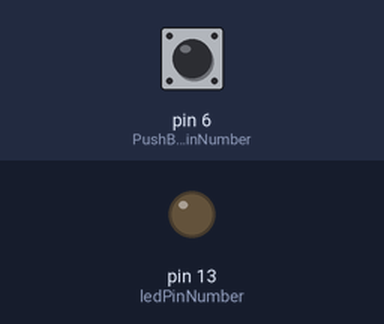
This sketch was run on a simulated Arduino Uno, built with avr-gcc and run on an emulated ATmega328P. Shown: output pins drawn as LEDs (lit = HIGH). Inputs (shaded band) come from the test bench; at power-on: pin 6 (PushButtonPinNumber) HIGH.

Above: at 1.2 s.
1.3 s: pin 6 (PushButtonPinNumber) pulled LOW for 1 s
At 1.64 s:
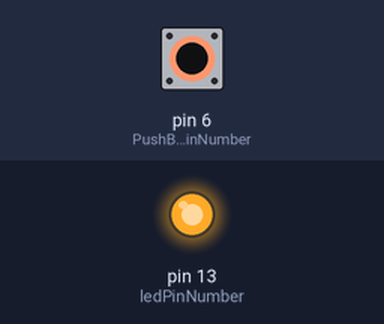
Timing chart, 0 to 10.1 s (numbered marks = the images above; inputs shaded):
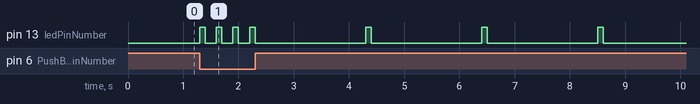

The sketch:

trying_with_millis.ino
```cpp
/*
 *FILE          : assignment_1_first_attempt_().ino
 *PROJECT       : PROG8125 - Assignment #1
 *PROGRAMMER    : Kunal Malhotra
 *FIRST VERSION : 2016-05-27
 *DESCRIPTION   : Initially pin numbers are allotted to the switch buttons and led's. Inbuilt LED at pin number 13 is used for this assignment. void setup() consists of declaration of output
 *                and input pins. The function LedTimeCondition() checks if the time specified is under control limits by using if conditional statement, and toggles the LED depending on the
 *                time specified in the question.LedTimeCondition uses millis() function for toggling of the LED, which ensure that other processes can also take place when the LED is
 *                blinking, if we use Delay() we cant really perform any other function because the program pauses our Arduiono .
 *                voidloop() consists of another conditional statement related to the attached switch, if the switch is LOW the on and off times are 100ms and
 *                2s.And similarly if the switch is HIGH, on and off times are 100 ms and 200ms. These times are called as parameters of  the function , which is called inside the
 *                conditional statements in voidloop()
 *                The fucntion in this file is usued to check if the time condition is satisfied, and blinking the LED accordingly using millis() function without pausing the Arduino.
 */


const int ledPinNumber = 13 ;                                                //Led pin number is declared as an constant because we are not going to change it

const int PushButtonPinNumber = 6;                                           // Switch/Push Button is attached to one of the several input pins and its is set as an constant

uint64_t previousmillis = 0 ;                                                // This stores the updated time for LED , due to which the millis() keeps on running.


void setup()
{
  pinMode (ledPinNumber, OUTPUT);                                             // ledPinNumber is declared as an output.
                                                                              //
  pinMode (PushButtonPinNumber, INPUT_PULLUP);                                // Push button pin number is declared as an INPUT_PULLUP as we want to use the resistor present
                                                                              //  inside the teensey board.
                                                                              //
}

//
//FUNCTION    : LedTimeCondition
//DESCRIPTION :
//              This function uses conditional statement to check if the specified On and Off time are between thes specified  time limits. If the condition is true, the flow of the code
//              moves to the next line. A variable currentmillis is used to store the value of the millis timer.Another conditional statemet is declared so that the LED keeps on blinking
//              without stopping the Arduino. The first if statement checks if the LED is HIGH and if the difference of millis timer is equal to or greater than the specified ON time, if
//              the answer is 'YES' it turns the LED off  and updates the value of Previousmillis varialble to the currentmillis.This way a constant note on difference of time can be tracked
//              and LED can be turned on or off respectively.The 'elseif statements checks if the LED is off and if the time condition is satisfied, it turns the LED on and updates the value
//              of previousmillis variable.The blinking if LED is carried out with the help of millis
//               The blinking if LED is carried out with the help of millis() function, which delays the LED to its ON and OFF time depending on the time specified and without
//               stopping the Arduino(which happens if we use delay() function) while calling te fuction in void loop().
//              while calling te fuction in void loop().
//PARAMETERS  :
//             int16_t OnTime : Specified time during which the LED should remain ON
//             int16_t OffTime: Specified time during which the LED should remain OFF
//RETURNS     : This Function is not returning any value.


int32_t LedTimeCondition(int16_t OnTime, int16_t OffTime)
{

  if (OnTime >= 100 && OnTime <= 2000 && OffTime >= 100 && OffTime <= 2000)
  {

    uint64_t currentmillis = millis();

    if ( digitalRead(ledPinNumber) == HIGH && currentmillis - previousmillis >= OnTime) // high
    {
      digitalWrite (ledPinNumber, LOW);
      previousmillis = currentmillis ; //

    }


    else if (digitalRead(ledPinNumber) == LOW && currentmillis - previousmillis >= OffTime)
    {
      digitalWrite(ledPinNumber, HIGH);
      previousmillis=currentmillis ;
    }
  }

}

void loop()
{
  if (digitalRead (PushButtonPinNumber) == LOW)
  {

    LedTimeCondition(100, 200);


  }
  else
  {
    LedTimeCondition(100, 2000);

  }
}
```
